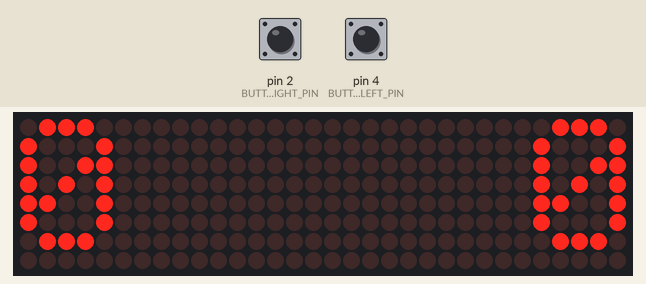
This sketch was run on a simulated Arduino Uno, built with avr-gcc and run on an emulated ATmega328P. On the bench: 32×8 LED matrix. The inputs (shaded band) are chosen by the test bench; at power-on: pin 2 (BUTTON_RIGHT_PIN) LOW, pin 4 (BUTTON_LEFT_PIN) LOW. What the sketch prints to the serial monitor is not drawn.

Above: at 1.2 s.
1.3 s: pin 2 (BUTTON_RIGHT_PIN) pulled HIGH for 0.15 s
At 2.3 s:
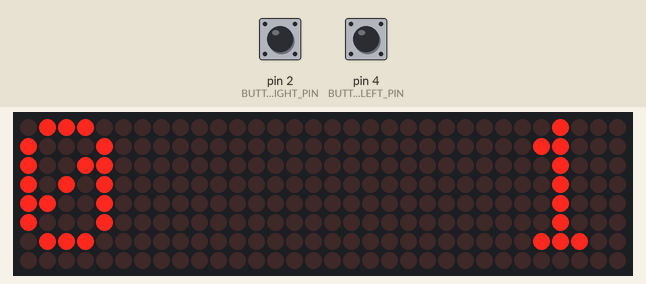
3.2 s: pin 4 (BUTTON_LEFT_PIN) pulled HIGH for 0.15 s
At 4.8 s:
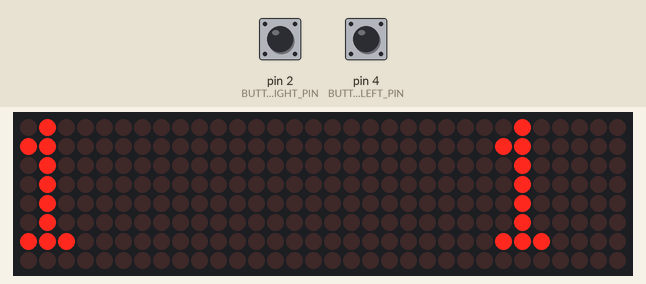
5.1 s: pin 2 (BUTTON_RIGHT_PIN) pulled HIGH for 1 s
At 6.2 s:
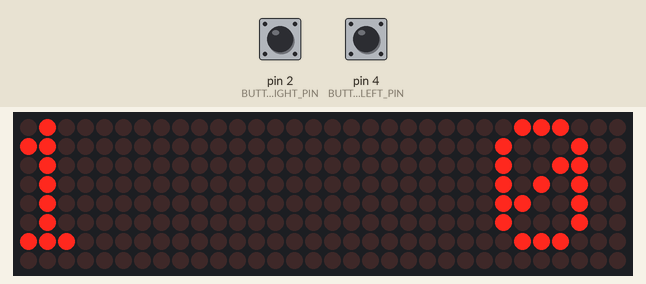
7.6 s: pin 4 (BUTTON_LEFT_PIN) pulled HIGH for 0.15 s
At 8.4 s:
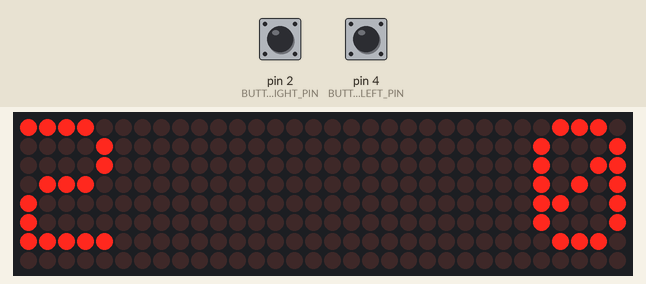
Timing chart, 0 to 8.7 s (numbered marks = the images above; inputs shaded):
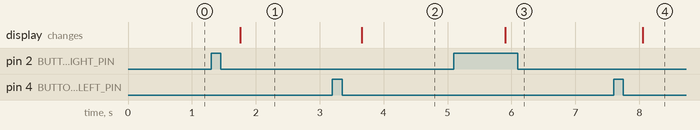

Measured:
- after the input at 1.3 s, the display: changes after 0.45 s (image 1)
- after the input at 3.2 s, the display: changes after 0.45 s (image 2)
- after the input at 5.1 s, the display: changes after 0.81 s (image 3)
- after the input at 7.6 s, the display: changes after 0.46 s (image 4)

The sketch:

Score_Keeper_01.ino
```cpp
// Use the MD_MAX72XX library to Print some text on the display
//
// Demonstrates the use of the library to print text.
//
// User can enter text on the serial monitor and this will display as a
// message on the display.

#include <MD_MAX72xx.h>
//#include <SPI.h>

//#define  PRINT(s, v) { Serial.print(F(s)); Serial.print(v); }

// Define the number of devices we have in the chain and the hardware interface
// NOTE: These pin numbers will probably not work with your hardware and may
// need to be adapted
#define MAX_DEVICES 4

#define CLK_PIN   13  // or SCK
#define DATA_PIN  11  // or MOSI
#define CS_PIN    10  // or SS
#define BUTTON_LEFT_PIN    4 // Data Pin for Left Button
#define BUTTON_RIGHT_PIN    2 // Data Pin for Right Button
long buttonTimerR = 0;
long longPressTimeR = 500;
boolean buttonActiveR = false;
boolean longPressActiveR = false;

long buttonTimerL = 0;
long longPressTimeL = 500;
boolean buttonActiveL = false;
boolean longPressActiveL = false;

// SPI hardware interface
MD_MAX72XX mx = MD_MAX72XX(CS_PIN, MAX_DEVICES);
// Arbitrary pins
//MD_MAX72XX mx = MD_MAX72XX(DATA_PIN, CLK_PIN, CS_PIN, MAX_DEVICES);

// Text parameters
#define CHAR_SPACING  1 // pixels between characters

// Global message buffers shared by Serial and Scrolling functions
#define BUF_SIZE  75
char message[BUF_SIZE] = {"   000"};
bool newMessageAvailable = true;
int currentScoreLeft = 0,
    currentScoreRight = 0;
int lastNumberPushup = 0;
bool resetBeforeFirstUse = true;
bool hasLeftDownState = true;
String howMuchSpace;

void printText(uint8_t modStart, uint8_t modEnd, char *pMsg) // *************** LED MATRIX PRINT FUNCTION ***************
// Print the text string to the LED matrix modules specified.
// Message area is padded with blank columns after printing.
{
  uint8_t   state = 0;
  uint8_t   curLen;
  uint16_t  showLen;
  uint8_t   cBuf[8];
  int16_t   col = ((modEnd + 1) * COL_SIZE) - 1;

  mx.control(modStart, modEnd, MD_MAX72XX::UPDATE, MD_MAX72XX::OFF);

  do     // finite state machine to print the characters in the space available
  {
    switch(state)
    {
      case 0: // Load the next character from the font table
        // if we reached end of message, reset the message pointer
        if (*pMsg == '\0')
        {
          showLen = col - (modEnd * COL_SIZE);  // padding characters
          state = 2;
          break;
        }

        // retrieve the next character form the font file
        showLen = mx.getChar(*pMsg++, sizeof(cBuf)/sizeof(cBuf[0]), cBuf);
        curLen = 0;
        state++;
        // !! deliberately fall through to next state to start displaying

      case 1: // display the next part of the character
        mx.setColumn(col--, cBuf[curLen++]);

        // done with font character, now display the space between chars
        if (curLen == showLen)
        {
          showLen = CHAR_SPACING;
          state = 2;
        }
        break;

      case 2: // initialize state for displaying empty columns
        curLen = 0;
        state++;
        // fall through

      case 3: // display inter-character spacing or end of message padding (blank columns)
        mx.setColumn(col--, 0);
        curLen++;
        if (curLen == showLen)
          state = 0;
        break;

      default:
        col = -1;   // this definitely ends the do loop
    }
  } while (col >= (modStart * COL_SIZE));

  mx.control(modStart, modEnd, MD_MAX72XX::UPDATE, MD_MAX72XX::ON);
}

void setup() // ********************* SETUP ********************
{
  mx.begin();
  // Code written for IR 06H, EN not used, so jumper should be plugged.
  // initialize the pushbutton pin as an input:
  pinMode(BUTTON_LEFT_PIN, INPUT);
  pinMode(BUTTON_RIGHT_PIN, INPUT);
  //Serial.begin(9600);  // Serial for debuggin, should be off on final to avoid delays
  Serial.begin(9600);
}


void loop() // ********************* LOOP ********************
{
  int buttonStateLeft = digitalRead(BUTTON_LEFT_PIN);
  int buttonStateRight = digitalRead(BUTTON_RIGHT_PIN);
  Serial.println(buttonStateRight);

  if (true == true) // LED Matrix Updater
  {
    String messageUpdater;


    // Space Manager
    if (currentScoreLeft <= 9 && currentScoreRight <= 9){
      howMuchSpace =  "       ";
    } else if (currentScoreLeft >= 10 && currentScoreRight <= 9){
      howMuchSpace =  "     ";
    } else if (currentScoreLeft <= 9 && currentScoreRight >= 10){
      howMuchSpace =  "     ";
    } else if (currentScoreLeft >= 10 && currentScoreRight >= 10){
      howMuchSpace =  "   ";
    } else {
      howMuchSpace =  "   ";
    }

    messageUpdater = String(currentScoreLeft) + howMuchSpace + String(currentScoreRight); // Creates space between numbers
    messageUpdater.toCharArray(message,10); // how many numbers to load
    printText(0, MAX_DEVICES-1, message); // update message using LED Matrix Function
    newMessageAvailable = false;
  }


  // RIGHT BUTTON CODE ******************************************************************
   if (buttonStateRight == HIGH) {
    if (buttonActiveR == false) {
      buttonActiveR = true;
      buttonTimerR = millis();
    }
    if ((millis() - buttonTimerR > longPressTimeR) && (longPressActiveR == false)) {
      longPressActiveR = true;
      currentScoreRight = 0;
      delay(300);
    }
  } else {
    if (buttonActiveR == true) {
      if (longPressActiveR == true) {
        longPressActiveR = false;
      } else {
        currentScoreRight = currentScoreRight + 1;
        delay(300);
      }
      buttonActiveR = false;
    }
  }


  // LEFT BUTTON CODE ******************************************************************
   if (buttonStateLeft == HIGH) {
    if (buttonActiveL == false) {
      buttonActiveL = true;
      buttonTimerL = millis();
    }
    if ((millis() - buttonTimerL > longPressTimeL) && (longPressActiveL == false)) {
      longPressActiveL = true;
      currentScoreLeft = 0;
      delay(300);
    }
  } else {
    if (buttonActiveL == true) {
      if (longPressActiveL == true) {
        longPressActiveL = false;
      } else {
        currentScoreLeft = currentScoreLeft + 1;
        delay(300);
      }
      buttonActiveL = false;
    }
  }
}
```
